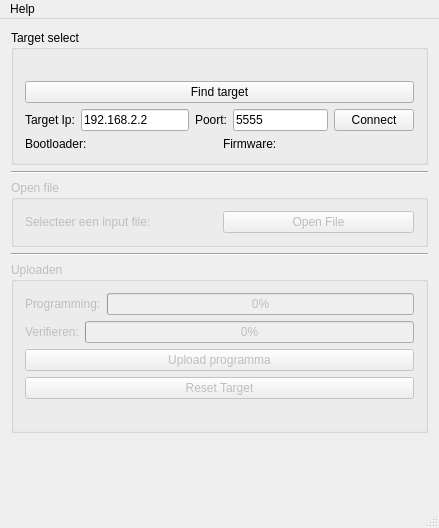
<?xml version="1.0" encoding="UTF-8"?>
<ui version="4.0">
 <class>uploadFirmware</class>
 <widget class="QMainWindow" name="uploadFirmware">
  <property name="geometry">
   <rect>
    <x>0</x>
    <y>0</y>
    <width>439</width>
    <height>528</height>
   </rect>
  </property>
  <property name="windowTitle">
   <string>uploadFirmware</string>
  </property>
  <widget class="QWidget" name="centralWidget">
   <layout class="QVBoxLayout" name="verticalLayout_3">
    <item>
     <widget class="QGroupBox" name="group_target">
      <property name="title">
       <string>Target select</string>
      </property>
      <layout class="QVBoxLayout" name="verticalLayout_2">
       <item>
        <widget class="QLabel" name="label_melding">
         <property name="text">
          <string/>
         </property>
         <property name="alignment">
          <set>Qt::AlignCenter</set>
         </property>
        </widget>
       </item>
       <item>
        <widget class="QPushButton" name="button_findTarget">
         <property name="text">
          <string>Find target</string>
         </property>
        </widget>
       </item>
       <item>
        <layout class="QHBoxLayout" name="horizontalLayout_2">
         <item>
          <widget class="QLabel" name="label_targetIp">
           <property name="text">
            <string>Target Ip:</string>
           </property>
          </widget>
         </item>
         <item>
          <widget class="QLineEdit" name="input_ipAdress">
           <property name="sizePolicy">
            <sizepolicy hsizetype="MinimumExpanding" vsizetype="Fixed">
             <horstretch>0</horstretch>
             <verstretch>0</verstretch>
            </sizepolicy>
           </property>
           <property name="inputMask">
            <string/>
           </property>
           <property name="text">
            <string>192.168.2.2</string>
           </property>
          </widget>
         </item>
         <item>
          <widget class="QLabel" name="label_poort">
           <property name="text">
            <string>Poort:</string>
           </property>
          </widget>
         </item>
         <item>
          <widget class="QLineEdit" name="input_poort">
           <property name="sizePolicy">
            <sizepolicy hsizetype="Maximum" vsizetype="Fixed">
             <horstretch>0</horstretch>
             <verstretch>0</verstretch>
            </sizepolicy>
           </property>
           <property name="text">
            <string>5555</string>
           </property>
          </widget>
         </item>
         <item>
          <widget class="QPushButton" name="buttonConnect">
           <property name="text">
            <string>Connect</string>
           </property>
          </widget>
         </item>
        </layout>
       </item>
       <item>
        <layout class="QHBoxLayout" name="horizontalLayout">
         <item>
          <widget class="QLabel" name="label_bootlVers">
           <property name="text">
            <string>Bootloader:</string>
           </property>
          </widget>
         </item>
         <item>
          <widget class="QLabel" name="label_firmVers">
           <property name="enabled">
            <bool>true</bool>
           </property>
           <property name="text">
            <string>Firmware:</string>
           </property>
           <property name="alignment">
            <set>Qt::AlignLeading|Qt::AlignLeft|Qt::AlignVCenter</set>
           </property>
          </widget>
         </item>
        </layout>
       </item>
      </layout>
     </widget>
    </item>
    <item>
     <widget class="Line" name="line">
      <property name="orientation">
       <enum>Qt::Horizontal</enum>
      </property>
     </widget>
    </item>
    <item>
     <widget class="QGroupBox" name="group_fileinput">
      <property name="enabled">
       <bool>false</bool>
      </property>
      <property name="title">
       <string>Open file</string>
      </property>
      <layout class="QHBoxLayout" name="horizontalLayout_3">
       <item>
        <widget class="QLabel" name="label_inputFile">
         <property name="text">
          <string>Selecteer een input file:</string>
         </property>
        </widget>
       </item>
       <item>
        <widget class="QPushButton" name="button_openFile">
         <property name="text">
          <string>Open File</string>
         </property>
        </widget>
       </item>
      </layout>
      <zorder>button_openFile</zorder>
      <zorder>label_inputFile</zorder>
     </widget>
    </item>
    <item>
     <widget class="Line" name="line_2">
      <property name="orientation">
       <enum>Qt::Horizontal</enum>
      </property>
     </widget>
    </item>
    <item>
     <widget class="QGroupBox" name="group_upload">
      <property name="enabled">
       <bool>false</bool>
      </property>
      <property name="title">
       <string>Uploaden</string>
      </property>
      <layout class="QVBoxLayout" name="verticalLayout">
       <item>
        <layout class="QHBoxLayout" name="horizontalLayout_4">
         <item>
          <widget class="QLabel" name="label_programming">
           <property name="text">
            <string>Programming:</string>
           </property>
          </widget>
         </item>
         <item>
          <widget class="QProgressBar" name="progressBar_programming">
           <property name="value">
            <number>0</number>
           </property>
          </widget>
         </item>
        </layout>
       </item>
       <item>
        <layout class="QHBoxLayout" name="horizontalLayout_5">
         <item>
          <widget class="QLabel" name="label_verifying">
           <property name="text">
            <string>Verifieren:</string>
           </property>
          </widget>
         </item>
         <item>
          <widget class="QProgressBar" name="progressBar_verifying">
           <property name="sizePolicy">
            <sizepolicy hsizetype="Expanding" vsizetype="Fixed">
             <horstretch>0</horstretch>
             <verstretch>0</verstretch>
            </sizepolicy>
           </property>
           <property name="value">
            <number>0</number>
           </property>
          </widget>
         </item>
        </layout>
       </item>
       <item>
        <widget class="QPushButton" name="button_upload">
         <property name="text">
          <string>Upload programma</string>
         </property>
        </widget>
       </item>
       <item>
        <widget class="QPushButton" name="button_reset">
         <property name="text">
          <string>Reset Target</string>
         </property>
        </widget>
       </item>
       <item>
        <widget class="QLabel" name="label_succes">
         <property name="text">
          <string/>
         </property>
         <property name="wordWrap">
          <bool>true</bool>
         </property>
        </widget>
       </item>
      </layout>
     </widget>
    </item>
    <item>
     <spacer name="verticalSpacer">
      <property name="orientation">
       <enum>Qt::Vertical</enum>
      </property>
      <property name="sizeHint" stdset="0">
       <size>
        <width>20</width>
        <height>19</height>
       </size>
      </property>
     </spacer>
    </item>
   </layout>
  </widget>
  <widget class="QMenuBar" name="menuBar">
   <property name="geometry">
    <rect>
     <x>0</x>
     <y>0</y>
     <width>439</width>
     <height>22</height>
    </rect>
   </property>
   <widget class="QMenu" name="menuAbout">
    <property name="title">
     <string>Help</string>
    </property>
    <addaction name="actionAbout"/>
   </widget>
   <addaction name="menuAbout"/>
  </widget>
  <widget class="QStatusBar" name="statusBar"/>
  <action name="actionAbout">
   <property name="text">
    <string>About</string>
   </property>
  </action>
 </widget>
 <layoutdefault spacing="6" margin="11"/>
 <resources/>
 <connections/>
</ui>
